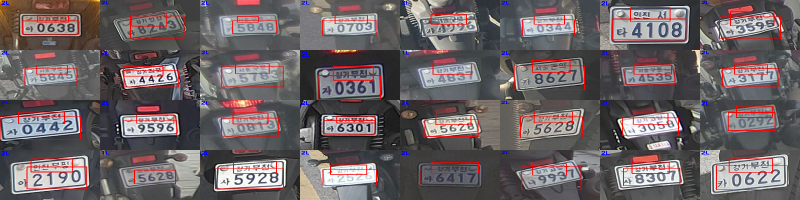
#> input picture ocr/linedet_etc.png, 1600 x 400 px (shown at 1/2 size)
$ python sample_sharp.py --images ../../ocr --output out.png
#> lines starting #> are read from the running program, lines starting #| are printed output that depends on the picture
#!/usr/bin/env python3
"""Select unique Korean plates for manual OBB labeling and make four mixed bundles."""

from __future__ import annotations

import argparse
import colorsys
import csv
import json
import random
import re
import shutil
import zipfile
from pathlib import Path, PurePosixPath

from PIL import Image, ImageStat
from tqdm import tqdm


TARGETS = {"white_long": 1000, "yellow_long": 400, "yellow_two_line": 300, "green_other": 300}


def plate_number(stem: str) -> str:
    return re.sub(r"-\d+$", "", stem)


def dominant_bucket(path: Path) -> tuple[str, float, tuple[float, float, float]]:
    with Image.open(path) as image:
        rgb = image.convert("RGB")
        ratio = rgb.width / max(rgb.height, 1)
        # Center-heavy crop avoids most bumper/background pixels.
        x1, y1, x2, y2 = int(rgb.width*.12), int(rgb.height*.12), int(rgb.width*.88), int(rgb.height*.88)
        thumb = rgb.crop((x1, y1, x2, y2)).resize((32, 16))
        hsv = [colorsys.rgb_to_hsv(r/255, g/255, b/255) for r, g, b in thumb.getdata()]
        yellow = sum(0.10 <= h <= 0.19 and s >= 0.30 and v >= 0.25 for h, s, v in hsv) / len(hsv)
        green = sum(0.20 <= h <= 0.48 and s >= 0.22 and v >= 0.18 for h, s, v in hsv) / len(hsv)
        mean = tuple(round(v, 1) for v in ImageStat.Stat(thumb).mean)
    two_line = ratio < 1.75
    if yellow >= 0.18:
        return ("yellow_two_line" if two_line else "yellow_long"), ratio, mean
    if green >= 0.12 or two_line:
        return "green_other", ratio, mean
    return "white_long", ratio, mean


def parse_args() -> argparse.Namespace:
    parser = argparse.ArgumentParser()
    parser.add_argument("--images", type=Path, required=True)
    parser.add_argument("--labels-zip", type=Path, help="OCR label ZIP; value is used for exact deduplication")
    parser.add_argument("--output", type=Path, required=True)
    parser.add_argument("--seed", type=int, default=103)
    parser.add_argument("--bundle-count", type=int, default=4)
    parser.add_argument("--copy", action="store_true", help="Copy instead of space-saving hard links")
    return parser.parse_args()


def main() -> None:
    args = parse_args()
    rng = random.Random(args.seed)
    value_by_name: dict[str, str] = {}
    if args.labels_zip:
        with zipfile.ZipFile(args.labels_zip) as zf:
            for name in tqdm([n for n in zf.namelist() if n.endswith(".json")], desc="reading OCR labels"):
                record = json.loads(zf.read(name))
                value_by_name[PurePosixPath(record["imagePath"]).name] = record.get("value", "")

    by_number: dict[str, list[Path]] = {}
    for path in args.images.iterdir():
        if path.suffix.lower() not in {".jpg", ".jpeg", ".png"}:
            continue
        number = value_by_name.get(path.name) or plate_number(path.stem)
        by_number.setdefault(number, []).append(path)
#> pass 2 of the loop in main, `for path in args.images.iterdir():`:
    representatives = [rng.choice(paths) for _, paths in sorted(by_number.items())]

    buckets = {key: [] for key in TARGETS}
    metadata = {}
    for path in tqdm(representatives, desc="classifying"):
        bucket, ratio, mean = dominant_bucket(path)
#> in dominant_bucket, image is the input picture: PIL image 1600x400 RGB; mean R, G, B 109.4, 99.4, 101.6
#> in dominant_bucket, `thumb = rgb.crop((x1, y1, x2, y2)).resize((32, 16))`:
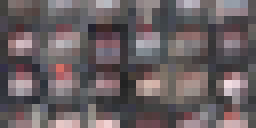
#> thumb: PIL image 32x16 RGB (shown 8 times larger); mean R, G, B 105.2, 95.4, 98.1
#> in dominant_bucket, `hsv = [colorsys.rgb_to_hsv(r/255, g/255, b/255) for r, g, b in thumb.g..`: hsv = 512 items, first 6: (0.111, 0.0857, 0.275), (0.0357, 0.111, 0.494), (0.00877, 0.151, 0.494), (0.0185, 0.0818, 0.431), (0.0357, 0.146, 0.376), (0.0833, 0.0206, 0.38)
#> in dominant_bucket, `yellow = sum(0.10 <= h <= 0.19 and s >= 0.30 and v >= 0.25 for h, s, v..`: yellow = 0
#> in dominant_bucket, `mean = tuple(round(v, 1) for v in ImageStat.Stat(thumb).mean)`: mean = (105.2, 95.4, 98.1)
#> bucket = 'white_long'; ratio = 4; mean = (105.2, 95.4, 98.1)
        buckets[bucket].append(path)
        metadata[path.name] = {"plate_id": value_by_name.get(path.name) or plate_number(path.stem),
                               "bucket": bucket, "ratio": round(ratio, 3), "mean_rgb": mean}
#> pass 2 of the loop in main, `for path in tqdm(representatives, desc="classifying"):`:
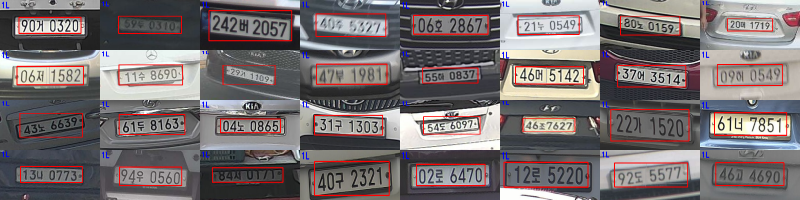
#> input picture ocr/linedet_normal.png, 1600 x 400 px (shown at 1/2 size)
#> in dominant_bucket, image is the input picture: PIL image 1600x400 RGB; mean R, G, B 119.2, 111, 112.2
#> in dominant_bucket (call 2), `thumb = rgb.crop((x1, y1, x2, y2)).resize((32, 16))`:
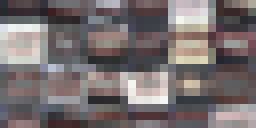
#> thumb: PIL image 32x16 RGB (shown 8 times larger); mean R, G, B 118.9, 110.6, 111.2
#> hsv = 512 items, first 6: (0.639, 0.115, 0.204), (0.972, 0.231, 0.306), (0.962, 0.157, 0.325), (0.978, 0.17, 0.345), (0.978, 0.2, 0.294), (0.717, 0.167, 0.235)
#> in dominant_bucket (call 2), `mean = tuple(round(v, 1) for v in ImageStat.Stat(thumb).mean)`: mean = (118.9, 110.6, 111.2)
    for values in buckets.values():
        rng.shuffle(values)

    selected: list[Path] = []
    shortages = 0
    for bucket, target in TARGETS.items():
        take = min(target, len(buckets[bucket]))
        selected.extend(buckets[bucket][:take])
        shortages += target - take
    used = set(selected)
    if shortages:
        fallback = [p for p in buckets["white_long"] if p not in used]
        selected.extend(fallback[:shortages])
    if len(selected) != sum(TARGETS.values()):
#> (the run stopped early here; a loop or call above may not have finished)
